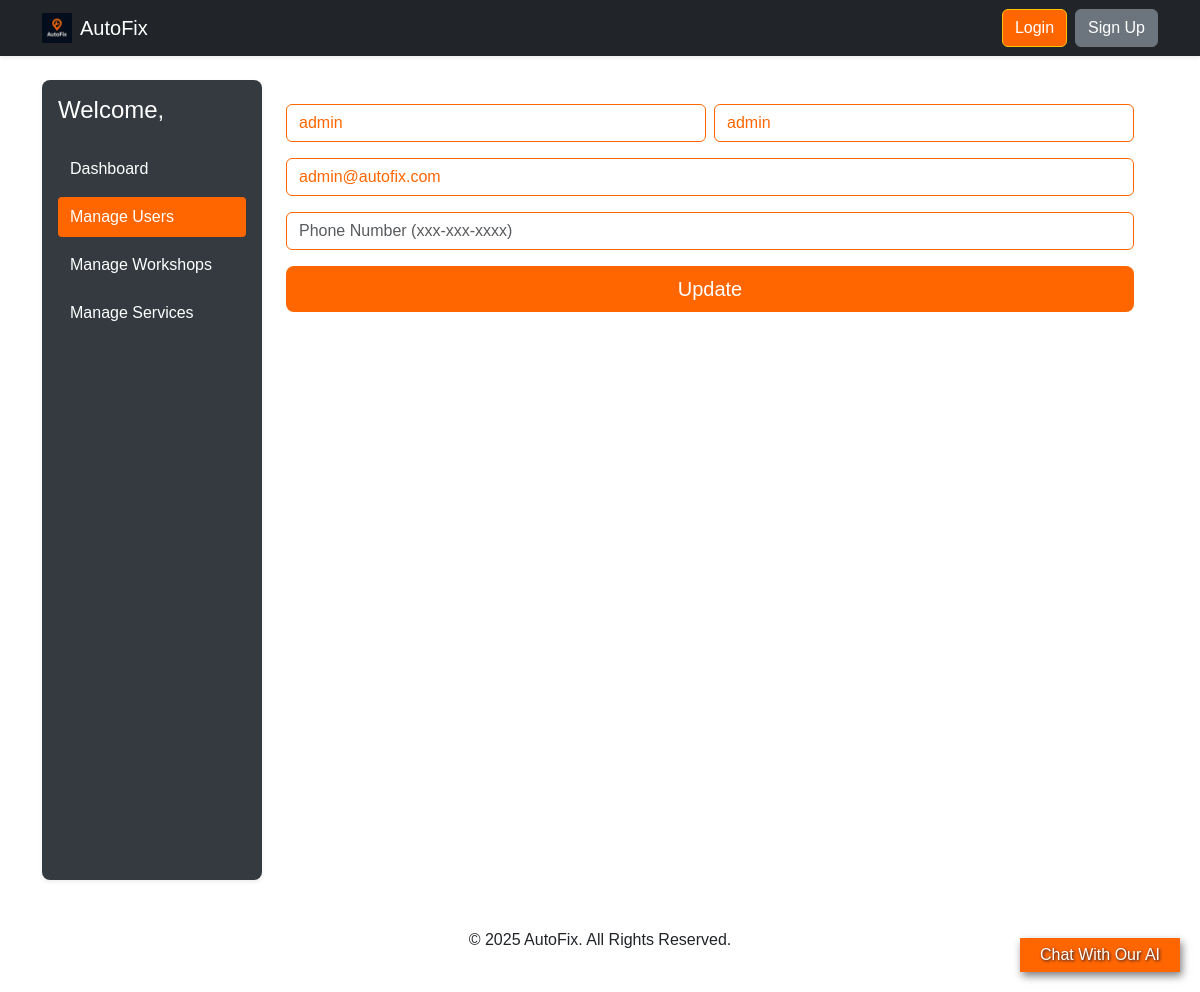
The page /update_user/2/ on the database its author committed.
### accounts/models.py (models this page shows, shortened)
class User(AbstractUser):
    username = None
    email = models.EmailField(unique=True)
    phone = models.CharField(max_length=15, unique=True, blank=True)
    is_workshop_owner = models.BooleanField(default=False)
    address = models.ForeignKey(Address, on_delete=models.SET_NULL, null=True, blank=True)
    objects = UserManager()
    USERNAME_FIELD = 'email'
    REQUIRED_FIELDS = ['first_name', 'last_name']  # names required for registration

### landing/views.py (the view)
# urls.py: path('update_user/<int:user_id>/', views.update_user_view, name='update_user_view'),
def update_user_view(request, user_id):
    try:
        user = User.objects.get(id=user_id)
    except User.DoesNotExist:
        return HttpResponse("User Not Found", status=404)
    return render(request, 'admin_dashboard/update_user.html', {'user_obj': user})

### templates/admin_dashboard/update_user.html (shortened to what this page needs)
{% extends 'base2.html' %}
{% load static bootstrap5 %}
{% block extra_css %}
<link rel="stylesheet" href="{% static 'css/admin_dashboard.css' %}" />
{% endblock %}
{% block content %}
<div class="wrapper d-flex">
  <aside class="sidebar p-3 shadow-sm">
    <h4 class="welcome mb-4">Welcome, {{ request.user.get_short_name }}</h4>
    <nav class="menu d-flex flex-column gap-2">
      <a href="{% url 'landing:admin_dashboard' %}" class="text-white text-decoration-none">Dashboard</a>
      <a href="{% url 'landing:manage_users' %}" class="active-link text-white text-decoration-none">Manage Users</a>
      <a href="#" class="text-white text-decoration-none">Manage Workshops</a>
      <a href="#" class="text-white text-decoration-none">Manage Services</a>
    </nav>
  </aside>
  <main class="main-content flex-grow-1 p-4">
    <form id="updateUserForm" data-user-id="{{ user_obj.id }}" action="{% url 'landing:update_user_api' user_obj.id %}">
      <div class="row g-2 mb-3">
        <div class="col-md-6">
          <input type="text" name="first_name" value="{{ user_obj.first_name }}"
                 class="form-control" placeholder="First Name"
                 style="border-color: #ff6600; color: #ff6600" required />
        </div>
        <div class="col-md-6">
          <input type="text" name="last_name" value="{{ user_obj.last_name }}"
                 class="form-control" placeholder="Last Name"
                 style="border-color: #ff6600; color: #ff6600" required />
        </div>
      </div>
      <div class="mb-3">
        <input type="email" name="email" value="{{ user_obj.email }}"
               class="form-control" placeholder="Email"
               style="border-color: #ff6600; color: #ff6600" required />
      </div>
      <div class="mb-3">
        <input type="text" name="phone" value="{{ user_obj.phone }}"
               class="form-control" placeholder="Phone Number (xxx-xxx-xxxx)"
               style="border-color: #ff6600; color: #ff6600" required />
      </div>
      <button type="submit" class="btn btn-lg w-100"
              style="background-color: #ff6600; color: #fff; border: none">
        Update
      </button>
    </form>
  </main>
</div>
{% endblock %}

### static/css/style.css (style rules this page uses)
* { margin: 0; padding: 0; box-sizing: border-box; }
body, html { width: 100%; height: 100%; font-family: sans-serif; }
.wrapper { display: flex; height: 100vh; }
.sidebar { width: 250px; background: #0d1b2a; color: #e0e1dd; display: flex; flex-direction: column; transition: width 0.3s; }
.menu { list-style: none; flex-grow: 1; }

### static/css/admin_dashboard.css (style rules this page uses)
.wrapper { display: flex; min-height: 80vh; }
.sidebar { width: 220px; background-color: #343a40; color: #fff; border-radius: 8px; }
.sidebar .menu a { color: #ddd; padding: 8px 12px; display: block; border-radius: 4px; transition: background 0.3s; }
.sidebar .menu a:hover, .sidebar .menu .active-link { background-color: #ff6600; color: #fff; }
.main-content { flex-grow: 1; }

### rows shown on the page
User: first_name "admin", last_name "admin", email "admin@autofix.com"
